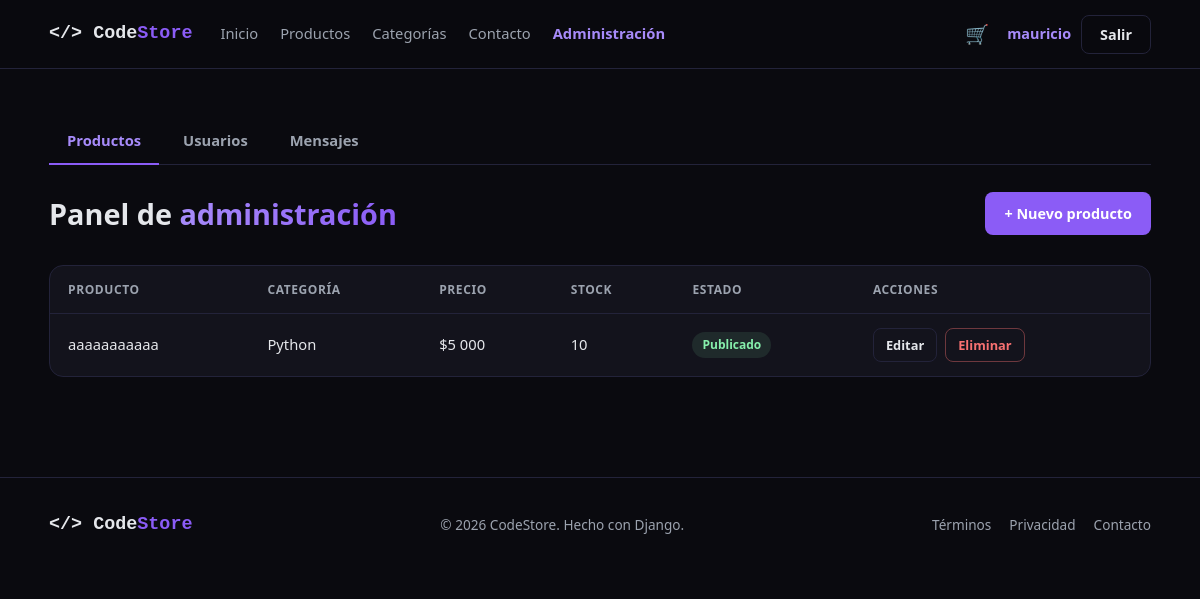
Before: /panel/ (signed in) with the older database file.
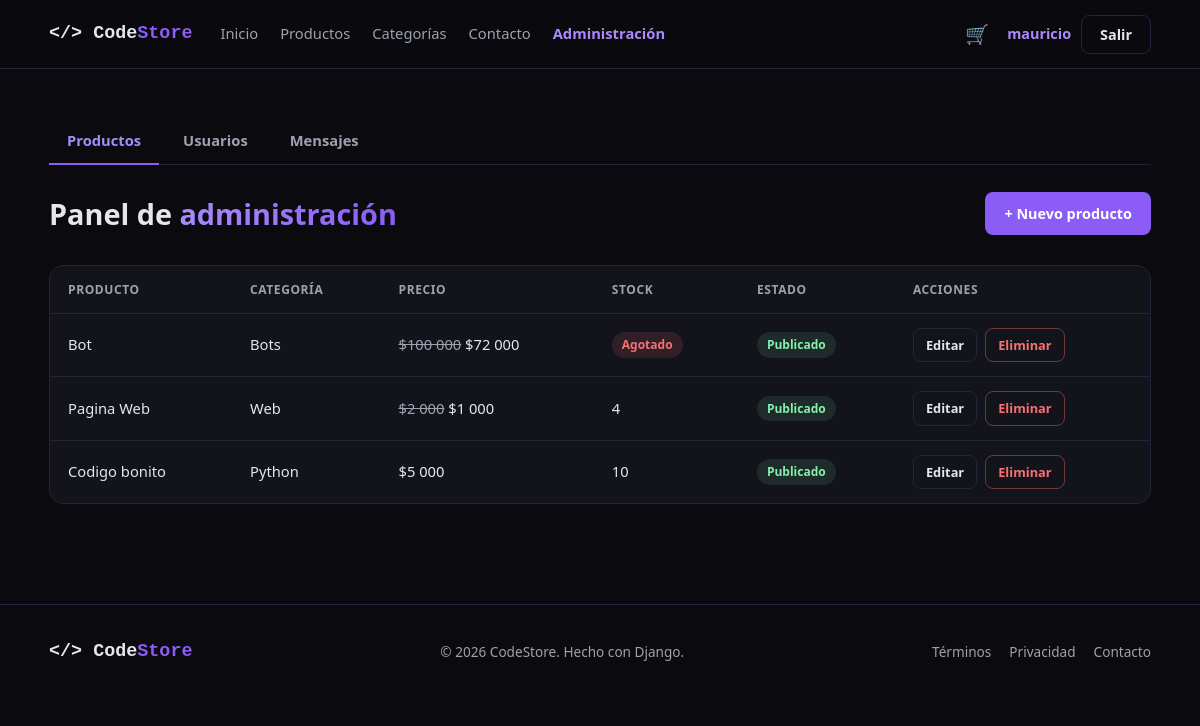
After: the same page with the newer database file.
### productos/models.py (models this page shows, shortened)
class Producto(models.Model):
    CATEGORIAS = [
        ('python', 'Python'),
        ('web', 'Web'),
        ('bots', 'Bots'),
        ('ui', 'Plantillas UI'),
        ('otros', 'Otros'),
    ]
    nombre = models.CharField('Nombre', max_length=120)
    descripcion = models.TextField('Descripción')
    precio = models.PositiveIntegerField('Precio', validators=[MinValueValidator(1)])
    categoria = models.CharField('Categoría', max_length=20, choices=CATEGORIAS, default='otros')
    activo = models.BooleanField(
        'Publicado',
        default=True,
        help_text='Si lo desmarcas, no se mostrará en la tienda.',
    )
    creado = models.DateTimeField(auto_now_add=True)
    precio_oferta = models.PositiveIntegerField(
        'Precio de oferta',
        null=True,
        blank=True,
        help_text='Déjalo vacío si no está en oferta.',
    )
    ICONOS = {'python': '🐍', 'web': '🌐', 'bots': '🤖', 'ui': '🎨'}
    stock = models.PositiveIntegerField(
        'Stock',
        default=10,
        help_text='Unidades disponibles. Si queda en 0 se muestra como «Stock agotado».',
    )
    class Meta:
        ordering = ['-creado']
    @property
    def en_oferta(self):
        return self.precio_oferta is not None and self.precio_oferta < self.precio
    @property
    def precio_final(self):
        return self.precio_oferta if self.en_oferta else self.precio
    @property
    def agotado(self):
        return self.stock == 0

### productos/views.py (the view)
# urls.py: path('', views.ProductoLista.as_view(), name='panel_productos'),
class ProductoLista(AdminRequeridoMixin, ListView):
    model = Producto
    template_name = 'productos/lista.html'
    context_object_name = 'productos'

### carrito/context_processors.py (called while the page is built)
def contador_carrito(request):
    datos = request.session.get('carrito', {})
    cantidad = len(datos) if isinstance(datos, list) else sum(datos.values())
    return {'carrito_cantidad': cantidad}

### usuarios/mixins.py (called while the page is built)
    def test_func(self):
        return self.request.user.is_staff

### productos/templates/productos/lista.html (shortened to what this page needs)
{% extends 'base.html' %}
{% block content %}
<section class="panel">
    <div class="container">
    {% include 'panel_tabs.html' with activo='productos' %}
        <div class="panel-head">
            <h1>Panel de <span class="gradient">administración</span></h1>
            <a href="{% url 'producto_crear' %}" class="btn btn-primary">+ Nuevo producto</a>
        </div>
        <div class="table-wrap">
            <table class="table">
                <thead>
                    <tr>
                        <th>Producto</th>
                        <th>Categoría</th>
                        <th>Precio</th>
                        <th>Stock</th>
                        <th>Estado</th>
                        <th>Acciones</th>
                    </tr>
                </thead>
                <tbody>
                    {% for p in productos %}
                        <tr>
                            <td>{{ p.nombre }}</td>
                            <td>{{ p.get_categoria_display }}</td>
                            <td>
                                {% if p.en_oferta %}<s class="muted">${{ p.precio|floatformat:"0g" }}</s> {% endif %}
                                ${{ p.precio_final|floatformat:"0g" }}
                            </td>
                            <td>
                                {% if p.agotado %}
                                    <span class="pill danger">Agotado</span>
                                {% else %}
                                    {{ p.stock }}
                                {% endif %}
                            </td>
                            <td>
                                {% if p.activo %}
                                    <span class="pill on">Publicado</span>
                                {% else %}
                                    <span class="pill off">Oculto</span>
                                {% endif %}
                            </td>
                            <td>
                                <div class="actions">
                                    <a href="{% url 'producto_editar' p.pk %}" class="btn btn-ghost btn-sm">Editar</a>
                                    <a href="{% url 'producto_eliminar' p.pk %}" class="btn btn-danger btn-sm">Eliminar</a>
                                </div>
                            </td>
                        </tr>
                    {% empty %}
                        <tr>
                            <td colspan="6" class="empty-row">Aún no hay productos. Crea el primero.</td>
                        </tr>
                    {% endfor %}
                </tbody>
            </table>
        </div>
    </div>
</section>
{% endblock %}

### usuarios/templates/base.html (shortened to what this page needs)
{% load static %}
<!DOCTYPE html>
<html lang="es">
<head>
    <link rel="stylesheet" href="{% static 'usuarios/css/style.css' %}?v=10">
</head>
<body>
<header class="navbar">
    <div class="container nav-inner">
        <a href="{% url 'home' %}" class="logo">&lt;/&gt; Code<span>Store</span></a>
        <nav class="nav-links">
            <a href="{% url 'home' %}">Inicio</a>
            <a href="{% url 'catalogo' %}">Productos</a>
            <a href="{% url 'home' %}#categorias">Categorías</a>
            <a href="{% url 'contacto' %}">Contacto</a>
            {% if user.is_staff %}
                <a href="{% url 'panel_productos' %}" class="nav-admin">Administración</a>
            {% endif %}
        </nav>
        <div class="nav-actions">
            <a href="{% url 'carrito' %}" class="cart" aria-label="Carrito">🛒{% if carrito_cantidad %}<span class="badge">{{ carrito_cantidad }}</span>{% endif %}</a>
            {% if user.is_authenticated %}
                <a href="{% url 'perfil' %}" class="user">{{ user.username }}</a>
                <form method="post" action="{% url 'logout' %}">
                    <button type="submit" class="btn btn-ghost">Salir</button>
                </form>
            {% else %}
                <a href="{% url 'login' %}" class="btn btn-ghost">Iniciar sesión</a>
                <a href="{% url 'register' %}" class="btn btn-primary">Registrarse</a>
            {% endif %}
        </div>
    </div>
</header>
<main>
    {% block content %}{% endblock %}
</main>
<footer class="footer">
    <div class="container footer-inner">
        <a href="{% url 'home' %}" class="logo">&lt;/&gt; Code<span>Store</span></a>
        <p>© 2026 CodeStore. Hecho con Django.</p>
        <div class="footer-links">
            <a href="{% url 'terminos' %}">Términos</a>
            <a href="{% url 'privacidad' %}">Privacidad</a>
            <a href="{% url 'contacto' %}">Contacto</a>
        </div>
    </div>
</footer>
</body>
</html>

### usuarios/templates/panel_tabs.html
<nav class="panel-tabs">
    <a href="{% url 'panel_productos' %}" class="{% if activo == 'productos' %}active{% endif %}">Productos</a>
    <a href="{% url 'panel_usuarios' %}" class="{% if activo == 'usuarios' %}active{% endif %}">Usuarios</a>
    <a href="{% url 'panel_mensajes' %}" class="{% if activo == 'mensajes' %}active{% endif %}">Mensajes</a>
</nav>

### usuarios/static/usuarios/css/style.css (style rules this page uses)
:root { --bg: #0a0a0f; --surface: #13131c; --border: #23233a; --purple: #8b5cf6; --purple-light: #a78bfa; --purple-dark: #6d28d9; --text: #e5e7eb; --muted: #9ca3af; }
* { margin: 0; padding: 0; box-sizing: border-box; }
html { scroll-behavior: smooth; }
body { background: var(--bg); color: var(--text); font-family: 'Segoe UI', system-ui, -apple-system, sans-serif; line-height: 1.6; }
a { color: inherit; text-decoration: none; }
.container { max-width: 1150px; margin: 0 auto; padding: 0 24px; }
.gradient { background: linear-gradient(90deg, var(--purple-light), var(--purple)); -webkit-background-clip: text; background-clip: text; color: transparent; }
.btn { display: inline-block; padding: 9px 18px; border-radius: 8px; font-size: 0.9rem; font-weight: 600; border: 1px solid transparent; cursor: pointer; font-family: inherit; transition: all .2s ease; }
.btn-primary { background: var(--purple); color: #fff; }
.btn-ghost { background: transparent; color: var(--text); border-color: var(--border); }
.navbar { position: sticky; top: 0; z-index: 100; background: rgba(10, 10, 15, 0.85); backdrop-filter: blur(12px); border-bottom: 1px solid var(--border); }
.nav-inner { display: flex; align-items: center; gap: 28px; height: 68px; }
.logo { font-family: Consolas, monospace; font-weight: 700; font-size: 1.15rem; }
.logo span { color: var(--purple); }
.nav-links { display: flex; gap: 22px; }
.nav-links a { color: var(--muted); font-size: 0.92rem; transition: color .2s; }
.nav-actions { display: flex; align-items: center; gap: 10px; margin-left: auto; }
.nav-actions form { display: inline; }
.user { color: var(--purple-light); font-size: 0.9rem; font-weight: 600; }
.cart { position: relative; padding: 6px 8px; font-size: 1.2rem; }
.footer { border-top: 1px solid var(--border); padding: 32px 0; margin-top: 30px; }
.footer-inner { display: flex; justify-content: space-between; align-items: center; flex-wrap: wrap; gap: 14px; }
.footer p { color: var(--muted); font-size: 0.85rem; }
.footer-links { display: flex; gap: 18px; color: var(--muted); font-size: 0.85rem; }
.user { transition: color .2s; }
.nav-links a.nav-admin { color: var(--purple-light); font-weight: 600; }
.panel { padding: 50px 0 70px; }
.panel-head { display: flex; justify-content: space-between; align-items: center; gap: 16px; flex-wrap: wrap; margin-bottom: 28px; }
.panel-head h1 { font-size: 1.8rem; }
.table-wrap { background: var(--surface); border: 1px solid var(--border); border-radius: 14px; overflow-x: auto; }
.table { width: 100%; border-collapse: collapse; font-size: 0.92rem; }
.table th, .table td { padding: 14px 18px; text-align: left; border-bottom: 1px solid var(--border); }
.table th { color: var(--muted); font-size: 0.75rem; font-weight: 600; text-transform: uppercase; letter-spacing: 0.05em; }
.table tbody tr:last-child td { border-bottom: none; }
.table .actions { display: flex; gap: 8px; }
.pill { display: inline-block; padding: 3px 10px; border-radius: 999px; font-size: 0.75rem; font-weight: 600; }
.pill.on { background: rgba(134, 239, 172, 0.1); color: #86efac; }
.btn-sm { padding: 6px 12px; font-size: 0.8rem; }
.btn-danger { background: transparent; color: #f87171; border-color: rgba(248, 113, 113, 0.4); }
.panel-tabs { display: flex; gap: 6px; margin-bottom: 26px; border-bottom: 1px solid var(--border); }
.panel-tabs a { padding: 10px 18px; margin-bottom: -1px; color: var(--muted); font-size: 0.92rem; font-weight: 600; border-bottom: 2px solid transparent; transition: color .2s; }
.panel-tabs a.active { color: var(--purple-light); border-bottom-color: var(--purple); }
.muted { color: var(--muted); }
.pill.danger { background: rgba(248, 113, 113, 0.12); color: #f87171; }

Changed rows visible on the page:
added Producto: nombre "Bot", categoria "Bots", precio "100 000", precio_final "72 000", stock "Agotado", activo "Publicado"
added Producto: nombre "Pagina Web", categoria "Web", precio "2 000", precio_final "1 000", stock "4", activo "Publicado"
changed Producto "Python": nombre "aaaaaaaaaaa" → "Codigo bonito"
